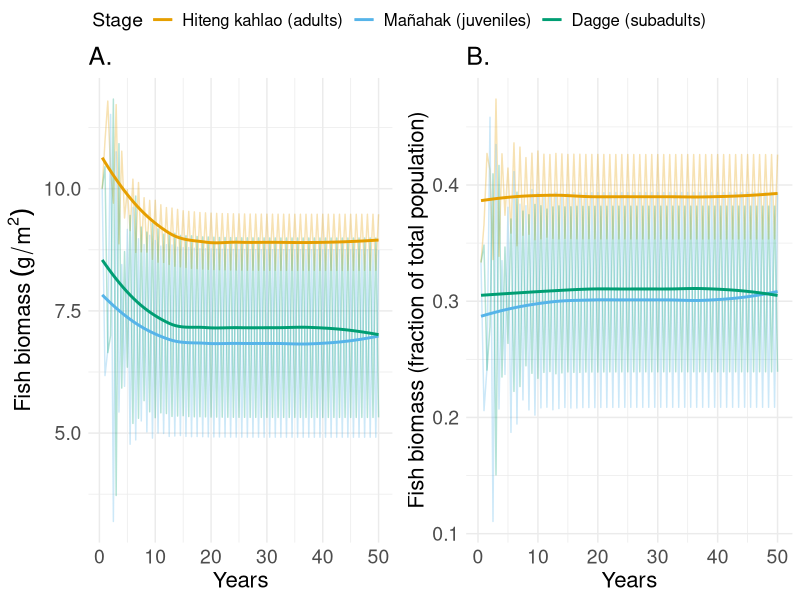

The R script that drew this image:
library(tidyverse)
library(ggpubr)

# Define parameters
#juvenile_survival_rate <- 1 - (0.9 / 2)   # Probability of a juvenile surviving to the next time step
juvenile_survival_rate <- 1 - (0.99 / 2)   # Probability of a juvenile surviving to the next time step
#juvenile_survival_rate <- 1 - ((0.429*2) / 2)   # Probability of a juvenile surviving to the next time step


#subadult_survival_rate <- 1 - (0.5459 / 2)   # Probability of a subadult surviving to the next time step
subadult_survival_rate <- 1 - (0.91 / 2)   # Probability of a subadult surviving to the next time step
#subadult_survival_rate <- 1 - ((0.429*1.5) / 2)   # Probability of a subadult surviving to the next time step

#adult_survival_rate <-  1 - (0.3311 / 2)  # 0.429 is the annual mortality, divided in 2 for 6 months time steps - Probability of an adult surviving to the next time step
adult_survival_rate <-  1 - (0.75 / 2)  # 0.429 is the annual mortality, divided in 2 for 6 months time steps - Probability of an adult surviving to the next time step
#adult_survival_rate <-  1 - (0.429 / 2)  # 0.429 is the annual mortality, divided in 2 for 6 months time steps - Probability of an adult surviving to the next time step

juvenile_to_subadult_rate <- 1 #0.2 # Probability of a juvenile transitioning to subadult
subadult_to_adult_rate <- 0.5 #0.2   # Probability of a subadult transitioning to adult

reproduction_rate <- 2 #0.19
reproduction_rate_2 <- 1.5 #0.03

carrying_capacity <- 68 #g/m2, in range of Friedlander and Sandin studies

#restocking
restocked_juveniles <- 0

# Fishing rates
F_instantaneous <- 0.09
F_discrete <- 1 - exp(-F_instantaneous)
F_discrete

juvenile_fishing_rate <- 0.01 #(0.09/4)/2   # Fraction of juvenile population caught by fishing per time step
adult_fishing_rate <- F_discrete/2     # Fraction of adult population caught by fishing per time step

# Initial population sizes in g/m2 - made up values
juvenile_population <- 10
subadult_population <- 10
adult_population <- 10
total_population <- juvenile_population + subadult_population + adult_population

# Number of time steps to simulate
time_steps <- 100

# Vectors to store population sizes over time
juvenile_population_over_time <- numeric(time_steps)
subadult_population_over_time <- numeric(time_steps)
adult_population_over_time <- numeric(time_steps)
total_population_over_time <- numeric(time_steps)

# Initialize population sizes
juvenile_population_over_time[1] <- juvenile_population
subadult_population_over_time[1] <- subadult_population
adult_population_over_time[1] <- adult_population
total_population_over_time[1] <- total_population


# Simulation loop
for (t in 2:time_steps) {
  # Alternate reproduction rate based on the timestep (even or odd)
  if (t %% 2 == 0) {
    current_reproduction_rate <- reproduction_rate
  } else {
    current_reproduction_rate <- reproduction_rate_2
  }
  
  # Calculate the number of juveniles, subadults, and adults in the next time step
  total_population <- juvenile_population + subadult_population + adult_population
  new_juveniles <- adult_population * current_reproduction_rate * (1 - total_population / carrying_capacity)
  surviving_juveniles <- juvenile_population * juvenile_survival_rate * (1 - juvenile_fishing_rate)
  new_subadults <- juvenile_population * juvenile_to_subadult_rate
  surviving_subadults <- subadult_population * subadult_survival_rate
  new_adults <- subadult_population * subadult_to_adult_rate
  surviving_adults <- adult_population * adult_survival_rate * (1 - adult_fishing_rate)
  
  # Update population sizes
  if (t %% 2 == 0) {
    subadult_population <- max(0, new_subadults + surviving_subadults - new_adults + restocked_juveniles)
  } else {
    subadult_population <- max(0, new_subadults + surviving_subadults - new_adults)
  }
  
  juvenile_population <- max(0, new_juveniles + surviving_juveniles - new_subadults)
  adult_population <- max(0, new_adults + surviving_adults)
  #Store
  juvenile_population_over_time[t] <- juvenile_population
  subadult_population_over_time[t] <- subadult_population
  adult_population_over_time[t] <- adult_population
  total_population_over_time[t] <- total_population
}

# Plot the results
#plot(1:time_steps, juvenile_population_over_time, type = "o", col = "blue", 
#     ylim = c(0, max(juvenile_population_over_time, subadult_population_over_time, adult_population_over_time, total_population_over_time)), 
#     xlab = "Time", ylab = "Population Size") #main = "Stage-Structured Fish Population Model with Fishing & Restocking"
#lines(1:time_steps, subadult_population_over_time, type = "o", col = "green")
#lines(1:time_steps, adult_population_over_time, type = "o", col = "red")
#lines(1:time_steps, total_population_over_time, type = "o", col = "black")
#legend("topright", legend = c("Juveniles", "Subadults", "Adults", "Total"), col = c("blue", "green", "red", "black"), lty = 1)


population_data <- data.frame(
  Time = rep(1:time_steps, 4),
  Population = c(juvenile_population_over_time, subadult_population_over_time, adult_population_over_time, total_population_over_time),
  Stage = rep(c("Juveniles", "Subadults", "Adults", "Total"), each = time_steps)
)


burnin_raw <- ggplot(population_data %>% filter(Stage != "Total"), aes(x = Time/2, y = Population, color = Stage)) +
  geom_line(alpha = 0.3) +
  geom_smooth(se = FALSE, size = 1) +
  labs(
    x = "Years",
    y = bquote("Fish biomass"~(g/m^2)),
    color = "Stage" ,
    title = "A."
    #title = "Burn in period: No restocking, \nF hiteng kahlao = 0.086/year, F mañahak = 0.02/year"
  ) +
  scale_color_manual(
    values = c("#E69F00", "#56B4E9", "#009E73"),
    labels = c("Hiteng kahlao (adults)", "Mañahak (juveniles)", "Dagge (subadults)")
  ) +
  theme_minimal() +
  theme(
    text = element_text(size = 16),
    plot.title = element_text(size = 18),
    axis.title = element_text(size = 16),
    axis.text = element_text(size = 14),
    legend.title = element_text(size = 14),
    legend.text = element_text(size = 12)
  )




#Relative to total
# Preprocess the data: add a fraction column
population_data_relative <- population_data %>%
  group_by(Time) %>%
  mutate(Fraction = Population / Population[Stage == "Total"])

# Create the plot
burnin_rel <- ggplot(population_data_relative %>% filter(Stage != "Total"), aes(x = Time/2, y = Fraction, color = Stage)) +
  # Transparent lines for raw data
  geom_line(alpha = 0.3) +
  # Solid best fit lines for each stage
  geom_smooth(se = FALSE, size = 1) +
  labs(
    x = "Years",
    y = "Fish biomass (fraction of total population)",
    color = "Stage",
    title = "B."
    #title = "Burn in period: No restocking, \nF hiteng kahlao = 0.086/year, F mañahak = 0.02/year"
  ) +
  scale_color_manual(
    values = c("#E69F00", "#56B4E9", "#009E73"), # Okabe-Ito palette
    labels = c("Hiteng kahlao (adults)", "Mañahak (juveniles)", "Dagge (subadults)")
  ) +
  theme_minimal() +
  theme(
    text = element_text(size = 16),
    plot.title = element_text(size = 18),
    axis.title = element_text(size = 16),
    axis.text = element_text(size = 14),
    legend.title = element_text(size = 14),
    legend.text = element_text(size = 12)
  )


burnin <- ggarrange(burnin_raw, burnin_rel, nrow=1, ncol=2, common.legend = TRUE)
burnin
# Annotate with a larger title
#annotate_figure(
 # burnin,
#  top = text_grob(
#    "Burn in Period: No Restocking\nF hiteng kahlao = 0.086/year, F mañahak = 0.02/year",
#    size = 16, # Adjust size as needed
#    face = "bold" # Optional: Make the text bold
#  )
#)
